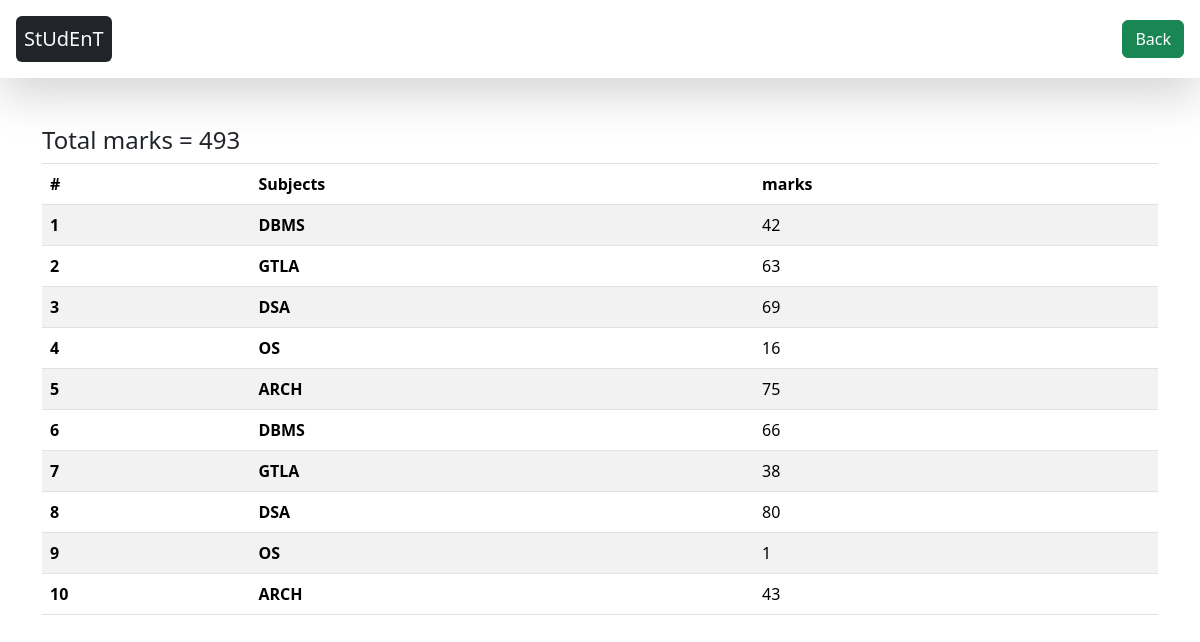
The app's page /see_report/STU-0210/ with its own data.
### database/models.py (models this page shows, shortened)
class Subjects_marks(models.Model):
      student = models.ForeignKey(Student , related_name="studentmarks" , on_delete=models.CASCADE)
      subjects= models.ForeignKey(Subjects ,on_delete=models.CASCADE)
      marks = models.IntegerField(default=0)
      class Meta:
        unique_together=['student', 'subjects']

class Subjects(models.Model):
   subject_name=models.CharField(max_length=100)
   def __str__(self):
       return self.subject_name

### home/views.py (the view)
# urls.py: path('see_report/<student_id>/',see_report, name='see_report'),
def see_report (request, student_id):
     query = Subjects_marks.objects.filter( student__student_id__student_id = student_id)
     total_marks = query.aggregate( total_marks= Sum("marks"))
     context={"query": query , "total_marks":total_marks }
     return render( request, 'report_card.html',context)

### home/templates/report_card.html
{% extends "base.html" %}
{% block start %}
  <div class = "container mt-5">
    <h4>Total marks = {{total_marks.total_marks}}</h4>
    <table class="table table-striped table-bordered">
        <thead class="thead-dark">
            <tr>
                <th scope="col">#</th>
                <th scope="col">Subjects</th>
                <th scope="col">marks</th>
            </tr>
        </thead>
        <tbody>
            {% for marks in query %}
            <tr>
                <th scope="row">{{ forloop.counter }}</th>
                <td> <b>{{ marks.subjects }}  </b>  </td>
                <td>{{ marks.marks }}</td>
            </tr>
            {% endfor %}
        </tbody>
    </table>
</div>
{% endblock %}

### home/templates/base.html (style rules this page uses)
table ,th,td { border: 10px rgb(12, 12, 12); }

### records on screen
Subjects_marks: subjects "DBMS", marks "42"
Subjects_marks: subjects "GTLA", marks "63"
Subjects_marks: subjects "DSA", marks "69"
Subjects_marks: subjects "OS", marks "16"
Subjects_marks: subjects "ARCH", marks "75"
Subjects_marks: subjects "DBMS", marks "66"
Subjects_marks: subjects "GTLA", marks "38"
Subjects_marks: subjects "DSA", marks "80"
Subjects_marks: subjects "OS", marks "1"
Subjects_marks: subjects "ARCH", marks "43"

### other values on screen
{{ total_marks.total_marks }} "493"
